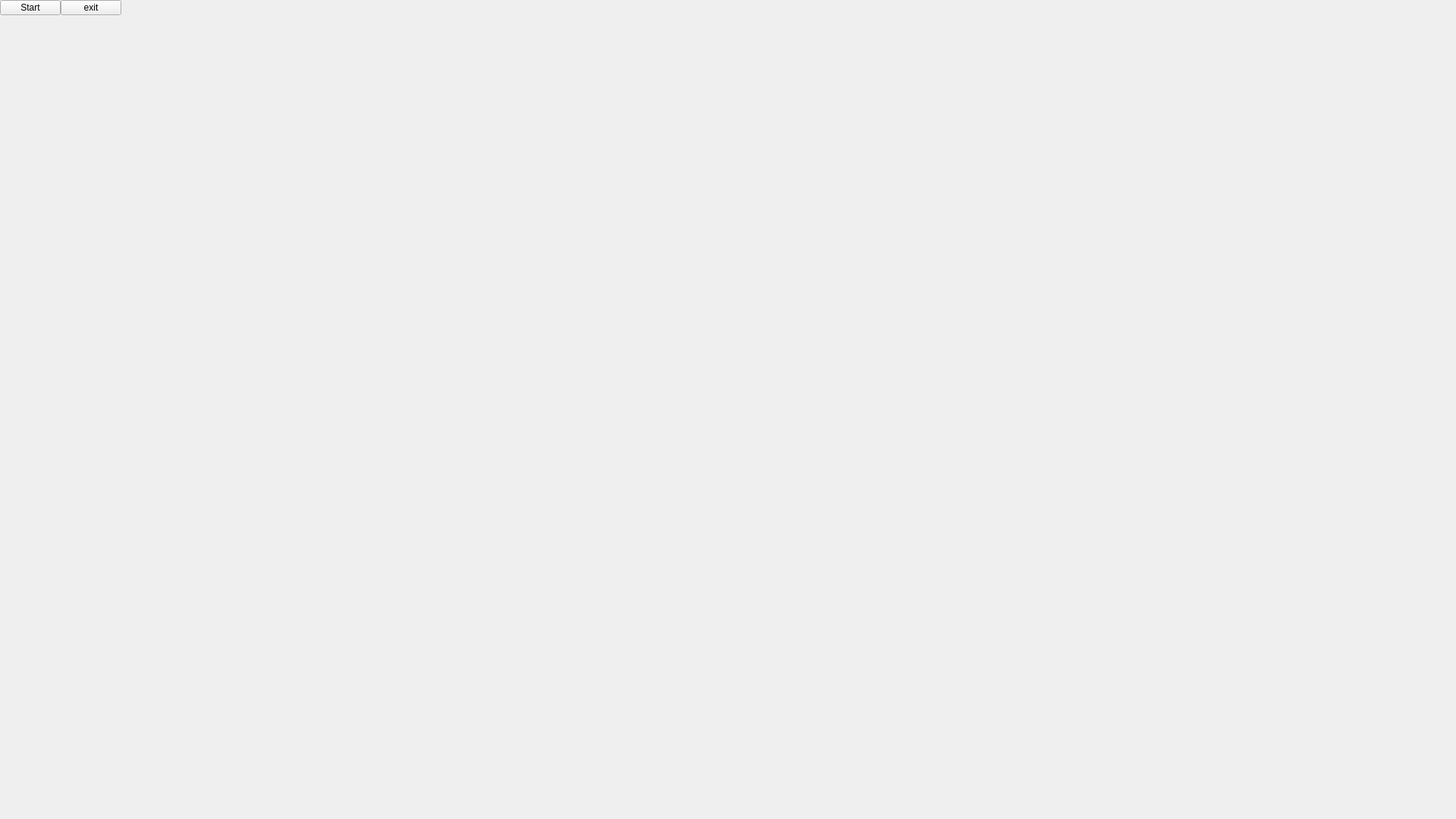
<?xml version="1.0" encoding="UTF-8"?>
<ui version="4.0">
 <class>MainWindow</class>
 <widget class="QMainWindow" name="MainWindow">
  <property name="geometry">
   <rect>
    <x>0</x>
    <y>0</y>
    <width>1920</width>
    <height>1080</height>
   </rect>
  </property>
  <property name="windowTitle">
   <string>MainWindow</string>
  </property>
  <widget class="QWidget" name="centralwidget">
   <widget class="QPushButton" name="pushButton_start">
    <property name="geometry">
     <rect>
      <x>0</x>
      <y>0</y>
      <width>80</width>
      <height>20</height>
     </rect>
    </property>
    <property name="text">
     <string>Start</string>
    </property>
   </widget>
   <widget class="QPushButton" name="exit_push">
    <property name="geometry">
     <rect>
      <x>80</x>
      <y>0</y>
      <width>80</width>
      <height>20</height>
     </rect>
    </property>
    <property name="text">
     <string>exit</string>
    </property>
   </widget>
   <widget class="QWidget" name="gridWidget" native="true">
    <property name="geometry">
     <rect>
      <x>0</x>
      <y>0</y>
      <width>1920</width>
      <height>1080</height>
     </rect>
    </property>
    <property name="styleSheet">
     <string notr="true">background-color: rgba(255, 255, 255, 0);</string>
    </property>
    <layout class="QGridLayout" name="gridLayout"/>
   </widget>
   <zorder>gridWidget</zorder>
   <zorder>pushButton_start</zorder>
   <zorder>exit_push</zorder>
  </widget>
 </widget>
 <resources/>
 <connections/>
</ui>
